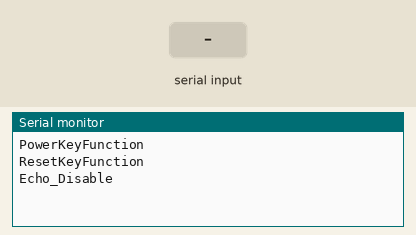
Simulated run of this sketch. Board: Arduino Uno, built with avr-gcc and run on an emulated ATmega328P. Parts: the last lines printed to the serial monitor. The inputs (shaded band) are chosen by the test bench. The modem accepts every AT command (registered, SIM ready, sends succeed) and sends nothing else.

Above: at 3.1 s.
3.2 s: "1" received over the second serial link
At 4.6 s:
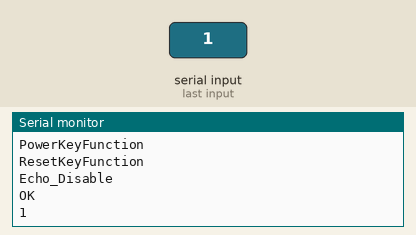
5.6 s: "0" received over the second serial link
At 7.7 s:
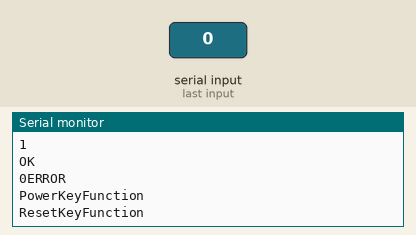
8.1 s: "2" received over the second serial link
At 10.5 s:
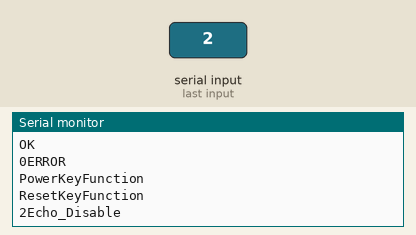

The sketch:

C16QS-GPIO7-1.ino
```cpp
#include <SoftwareSerial.h>

#define ATrxPin       2
#define ATtxPin       3

#define PowerKeyPin 9
#define ResetPin    7

SoftwareSerial c16qs(ATrxPin,ATtxPin);

typedef enum{
  SUCCESS = 0,
  ERROR = 1,
}ErrorStatus;

typedef enum {
	LogicLow = 0, LogicHigh = 1, LogicError = 2,
} LogicStatus_e;

typedef enum {
step_pwrkey,
step_rst,
step_echo_dis,
step_alive_control,
step_gpio7_status_control,
step_gpio7_set_low,
step_gpio7_set_high,
step_error,
} Step_e;

Step_e StepStatus;

void PowerKey_On();
void PowerKey_Off();
void PowerKeyFunction(void);
void ResetKey_On();
void ResetKey_Off();
void ResetKeyFunction(void);
void Clear_Buffer(char* buf, int size);
void Echo_Disable(void);

ErrorStatus Alive_Control(void);
ErrorStatus Control_OK_Message(String buf);

LogicStatus_e GPIO7_Status_Control(void);
LogicStatus_e Control_GPIO7_Status_Message(String buf);

ErrorStatus GPIO7_Set(LogicStatus_e status);

void PowerKey_On(){
digitalWrite (PowerKeyPin, HIGH);
}

void PowerKey_Off(){
  digitalWrite (PowerKeyPin, LOW);
}

void PowerKeyFunction(void) {
	PowerKey_On();
	delay(100);
	PowerKey_Off();
}

void ResetKey_On(){
digitalWrite (ResetPin, HIGH);
}

void ResetKey_Off(){
  digitalWrite (ResetPin, LOW);
}

void ResetKeyFunction(void) {
  String received_data="";
	ResetKey_On();
	delay(200);
	ResetKey_Off();
  delay(1000);
  if(c16qs.available()){
    received_data = c16qs.readString();
  }
  Serial.print(received_data);
}

void Clear_Buffer(char* buf, int size){
  for(int i = 0;i<size;i++){
    buf[i] = 0;
  }
}

void Echo_Disable(void) {
  String received_data="";
	char buf[20];
	uint16_t size = 0;

  c16qs.print("ATE0\r\n");
	delay(500);
   if(c16qs.available()){
    received_data = c16qs.readString();
  }
  Serial.print(received_data);
}

ErrorStatus Alive_Control(void) {
  String received_data="";

	c16qs.print("AT\r\n");

	delay(500);
  if(c16qs.available()){
    received_data = c16qs.readString();
  }
  Serial.print(received_data);
	if (Control_OK_Message(received_data) == ERROR)
		return ERROR;

	return SUCCESS;
}

ErrorStatus Control_OK_Message(String buf) {
  if(buf == "\r\nOK\r\n"){
    return SUCCESS;
  }
	return ERROR;
}

LogicStatus_e GPIO7_Status_Control(void) {
	String received_data = "";
	LogicStatus_e status;
  c16qs.flush();
	c16qs.print("AT+GPSET?\r\n");
  Serial.print("AT+GPSET?\r\n");

	delay(1000);
  if(c16qs.available()){
    received_data = c16qs.readString();
  }
  Serial.print(received_data);
	status = Control_GPIO7_Status_Message(received_data);
  c16qs.flush();
	return status;
}

LogicStatus_e Control_GPIO7_Status_Message(String buf) {

	if (buf == "\r\n+GPSET: 0\r\n\r\nOK\r\n")
		return LogicLow;

	if (buf == "\r\n+GPSET: 1\r\n\r\nOK\r\n")
		return LogicHigh;

	return LogicError;
}

ErrorStatus GPIO7_Set(LogicStatus_e status) {
	String received_data = "";
  c16qs.flush();
	if(status == LogicHigh)
	  c16qs.print("AT+GPSET=1\r\n");

	if(status == LogicLow)
	  c16qs.print("AT+GPSET=0\r\n");

	delay(500);

  if(c16qs.available()){
    received_data = c16qs.readString();
  }
  Serial.print(received_data);
	//if (Control_OK_Message(received_data) == ERROR)
	//	return ERROR;
  c16qs.flush();
	return SUCCESS;
}


void setup() {
  Serial.begin(115200);
  c16qs.begin(19200);

  pinMode(PowerKeyPin, OUTPUT);
  pinMode(ResetPin, OUTPUT);
  StepStatus = step_pwrkey;
}

/* GPIO7 PIN UYGULAMASI */
void C16QS_GPIO7_Sequence(void) {

	switch (StepStatus) {
	case step_pwrkey:
		PowerKeyFunction();
		delay(500);
    Serial.print("PowerKeyFunction\r\n");
		StepStatus = step_rst;
		break;

	case step_rst:
    Serial.print("ResetKeyFunction\r\n");
		ResetKeyFunction();
		StepStatus = step_echo_dis;
		break;

	case step_echo_dis:
    Serial.print("Echo_Disable\r\n");
		Echo_Disable();
		StepStatus = step_alive_control;
		break;

	case step_alive_control:
		if (Alive_Control() == ERROR){
      Serial.print("ERROR\r\n");
      StepStatus = step_pwrkey;
    }
		else{
      Serial.print("success\r\n");
			StepStatus = step_gpio7_status_control;
    }
		break;

	case step_gpio7_status_control:
		if (GPIO7_Status_Control() == LogicHigh) {
			delay(1000);
			StepStatus = step_gpio7_set_low;
      Serial.print("LogicLow\r\n");
			break;
		} else if (GPIO7_Status_Control() == LogicLow) {
			delay(1000);
			StepStatus = step_gpio7_set_high;
      Serial.print("LogicHigh\r\n");
			break;
		}
	//	StepStatus = step_error;
		break;

	case step_gpio7_set_low:
		if (GPIO7_Set(0) == ERROR) {
			StepStatus = step_error;
			break;
		}
		StepStatus = step_gpio7_status_control;
		break;

	case step_gpio7_set_high:
		if (GPIO7_Set(1) == ERROR) {
			StepStatus = step_error;
			break;
		}
		StepStatus = step_gpio7_status_control;
		break;

	case step_error:
		StepStatus = step_error;
		break;

	default:
		break;
	}

}

void loop() {
  C16QS_GPIO7_Sequence();
  delay(10);
}
```

Measured:
- after the input at 3.2 s, the serial monitor: prints a new line after 1.0 s (image 1)
- after the input at 5.6 s, the serial monitor: prints a new line after 1.0 s (image 2)
- after the input at 8.1 s, the serial monitor: prints a new line after 1.3 s (image 3)
